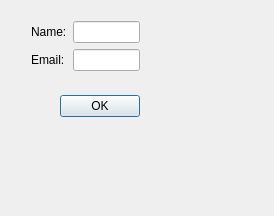
<?xml version="1.0" encoding="UTF-8"?>
<ui version="4.0">
 <class>AddDialog</class>
 <widget class="QDialog" name="AddDialog">
  <property name="geometry">
   <rect>
    <x>0</x>
    <y>0</y>
    <width>274</width>
    <height>216</height>
   </rect>
  </property>
  <property name="windowTitle">
   <string>Add Address</string>
  </property>
  <widget class="QWidget" name="">
   <property name="geometry">
    <rect>
     <x>20</x>
     <y>10</y>
     <width>131</width>
     <height>118</height>
    </rect>
   </property>
   <layout class="QGridLayout" name="gridLayout_2">
    <item row="0" column="0">
     <layout class="QVBoxLayout" name="verticalLayout">
      <item>
       <layout class="QGridLayout" name="gridLayout">
        <item row="0" column="0">
         <widget class="QLabel" name="nameText">
          <property name="text">
           <string>Name:</string>
          </property>
         </widget>
        </item>
        <item row="1" column="0">
         <widget class="QLabel" name="emailText">
          <property name="text">
           <string>Email:</string>
          </property>
         </widget>
        </item>
        <item row="0" column="1">
         <widget class="QLineEdit" name="nameEdit"/>
        </item>
        <item row="1" column="1">
         <widget class="QLineEdit" name="emailEdit"/>
        </item>
       </layout>
      </item>
      <item>
       <spacer name="verticalSpacer">
        <property name="orientation">
         <enum>Qt::Vertical</enum>
        </property>
        <property name="sizeHint" stdset="0">
         <size>
          <width>20</width>
          <height>40</height>
         </size>
        </property>
       </spacer>
      </item>
     </layout>
    </item>
    <item row="1" column="0">
     <layout class="QHBoxLayout" name="horizontalLayout">
      <item>
       <spacer name="horizontalSpacer">
        <property name="orientation">
         <enum>Qt::Horizontal</enum>
        </property>
        <property name="sizeHint" stdset="0">
         <size>
          <width>40</width>
          <height>20</height>
         </size>
        </property>
       </spacer>
      </item>
      <item>
       <widget class="QPushButton" name="okButton">
        <property name="text">
         <string>OK</string>
        </property>
       </widget>
      </item>
     </layout>
    </item>
   </layout>
  </widget>
 </widget>
 <layoutdefault spacing="6" margin="11"/>
 <resources/>
 <connections>
  <connection>
   <sender>okButton</sender>
   <signal>clicked()</signal>
   <receiver>AddDialog</receiver>
   <slot>accept()</slot>
   <hints>
    <hint type="sourcelabel">
     <x>131</x>
     <y>116</y>
    </hint>
    <hint type="destinationlabel">
     <x>240</x>
     <y>-82</y>
    </hint>
   </hints>
  </connection>
 </connections>
</ui>
